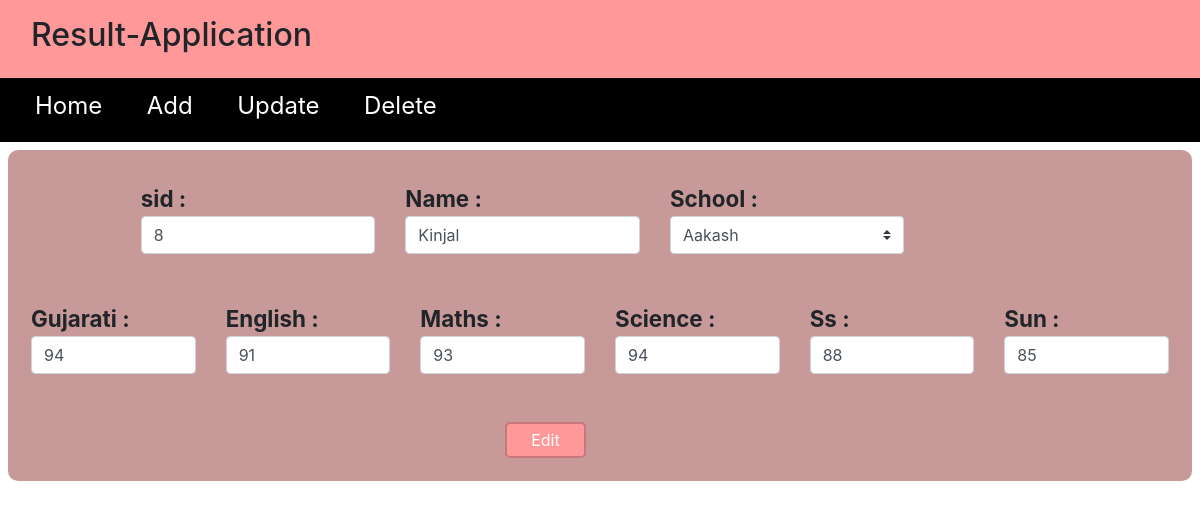
The app's page /edit.php?uniq=8 with its own data.
### tables this page shows
CREATE TABLE `student` (
  `sid` int(11) NOT NULL,
  `sname` varchar(30) NOT NULL,
  `indexed` int(11) NOT NULL,
  `guj` int(11) NOT NULL,
  `eng` int(11) NOT NULL,
  `maths` int(11) NOT NULL,
  `science` int(11) NOT NULL,
  `ss` int(11) NOT NULL,
  `sun` int(11) NOT NULL,
  `total` int(11) NOT NULL,
  `per` float NOT NULL
);

### edit.php (the view, shortened to what this page needs)
<?php
require 'header.php';
?>
<!DOCTYPE html>
<html lang="en">
<head>
</head>
<body>
    <?php
    include 'configer.php';
    $std_uniq = $_GET['uniq'];
    $sql = "select * from student where sid = {$std_uniq}";
    $result = mysqli_query($connect, $sql);
    if (mysqli_num_rows($result) > 0) {
        while ($row = mysqli_fetch_assoc($result)) {
    ?>
            <section class="p-2 m-2">
                <div class="container-fluid">
                    <form action="editdata.php" method="post" class="mt-4">
                        <div class="row offset-md-1">
                            <div class="col-md-3">
                                <b>sid :</b> <input type="text" class="form-control" name="sid" value="<?php echo $row['sid'] ?>">
                            </div>
                            <div class="col-md-3">
                                <b>Name :</b> <input type="text" class="form-control" name="sname" value="<?php echo $row['sname'] ?>">
                            </div>
                            <div class="col-md-3">
                                <b>School : </b><br>
                                <?php
                                    $sql1 = "select * from school";
                                    $result1 = mysqli_query($connect,$sql1);
                                    if(mysqli_num_rows($result1)>0){
                                        echo "<select class='custom-select' name='school_name'>";
                                        while($row1 = mysqli_fetch_assoc($result1)){
                                            if($row['indexed']==$row1['indexed'])
                                            {
                                                $select = "selected";
                                            }
                                            else
                                            {
                                                $select = " ";
                                            }
                                            echo "<option {$select} value='{$row1['indexed']}'>{$row1['school_name']}</option>";
                                        }
                                        echo "</select>";
                                    }
                                ?>
                            </div>
                        </div>
                        <br>
                        <br>
                        <div class="row">
                            <div class="col-md-2">
                                <b>Gujarati :</b> <input type="text" class="form-control" name="guj" value="<?php echo $row['guj'] ?>">
                            </div>
                            <div class="col-md-2">
                                <b>English :</b> <input type="text" class="form-control" name="eng" value="<?php echo $row['eng'] ?>">
                            </div>
                            <div class="col-md-2">
                                <b>Maths :</b> <input type="text" class="form-control" name="maths" value="<?php echo $row['maths'] ?>">
                            </div>
                            <div class="col-md-2">
                                <b>Science :</b> <input type="text" class="form-control" name="science" value="<?php echo $row['science'] ?>">
                            </div>
                            <div class="col-md-2">
                                <b>Ss :</b> <input type="text" class="form-control" name="ss" value="<?php echo $row['ss'] ?>">
                            </div>
                            <div class="col-md-2">
                                <b>Sun :</b> <input type="text" class="form-control" name="sun" value="<?php echo $row['sun'] ?>">
                            </div>
                        </div>
                        <div class="offset-5">
                            <input type="submit" name="save" class="submit mt-5 px-4 py-1" value="Edit">
                        </div>
                    </form>
                </div>
            </section>
    <?php }
    } ?>
</body>
</html>

### header.php (style rules this page uses)
* { margin: 0; padding: 0; }

### edit.php (style rules this page uses)
b { font-size: 1.4rem; }
.submit { margin-top: 30px; background-color: rgb(255, 153, 153); border-radius: 5px; border: 2px solid rgb(200, 120, 120); color: white; margin-bottom: 15px; }
section { background-color: rgb(200, 153, 153); border-radius: 10px; }

### records on screen
student: sid "8", sname "Kinjal", guj "94", eng "91", maths "93", science "94", ss "88", sun "85"

### other values on screen
form field school_name "Aakash"
